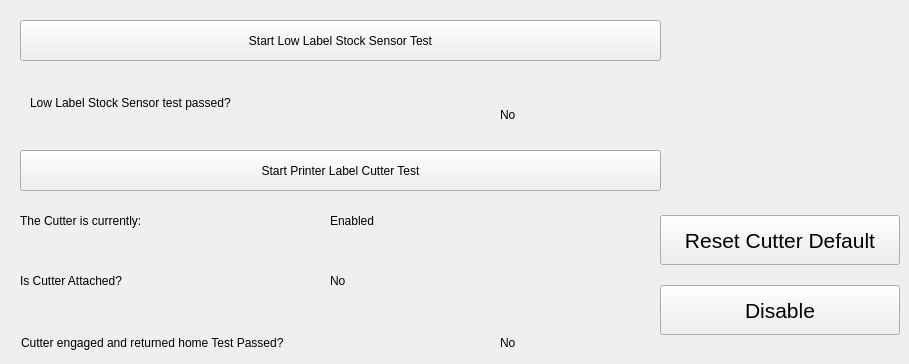
       <widget class="QWidget" name="cutterTab">
        <attribute name="title">
         <string>Cutter</string>
        </attribute>
        <widget class="QLabel" name="lblIsCutterAttached">
         <property name="geometry">
          <rect>
           <x>20</x>
           <y>250</y>
           <width>301</width>
           <height>61</height>
          </rect>
         </property>
         <property name="sizePolicy">
          <sizepolicy hsizetype="Fixed" vsizetype="Fixed">
           <horstretch>0</horstretch>
           <verstretch>0</verstretch>
          </sizepolicy>
         </property>
         <property name="text">
          <string>Is Cutter Attached?</string>
         </property>
        </widget>
        <widget class="QLabel" name="lblCutterStatus">
         <property name="geometry">
          <rect>
           <x>20</x>
           <y>190</y>
           <width>301</width>
           <height>61</height>
          </rect>
         </property>
         <property name="sizePolicy">
          <sizepolicy hsizetype="Fixed" vsizetype="Fixed">
           <horstretch>0</horstretch>
           <verstretch>0</verstretch>
          </sizepolicy>
         </property>
         <property name="text">
          <string>The Cutter is currently: </string>
         </property>
        </widget>
        <widget class="QLabel" name="lblIsCutterAttachedResult">
         <property name="geometry">
          <rect>
           <x>330</x>
           <y>250</y>
           <width>151</width>
           <height>61</height>
          </rect>
         </property>
         <property name="sizePolicy">
          <sizepolicy hsizetype="Fixed" vsizetype="Fixed">
           <horstretch>0</horstretch>
           <verstretch>0</verstretch>
          </sizepolicy>
         </property>
         <property name="text">
          <string>No</string>
         </property>
        </widget>
        <widget class="QLabel" name="lblCutterStatusResult">
         <property name="geometry">
          <rect>
           <x>330</x>
           <y>190</y>
           <width>151</width>
           <height>61</height>
          </rect>
         </property>
         <property name="sizePolicy">
          <sizepolicy hsizetype="Fixed" vsizetype="Fixed">
           <horstretch>0</horstretch>
           <verstretch>0</verstretch>
          </sizepolicy>
         </property>
         <property name="text">
          <string>Enabled</string>
         </property>
        </widget>
        <widget class="QPushButton" name="butEnableCutter">
         <property name="geometry">
          <rect>
           <x>660</x>
           <y>285</y>
           <width>240</width>
           <height>50</height>
          </rect>
         </property>
         <property name="sizePolicy">
          <sizepolicy hsizetype="Fixed" vsizetype="Fixed">
           <horstretch>0</horstretch>
           <verstretch>0</verstretch>
          </sizepolicy>
         </property>
         <property name="minimumSize">
          <size>
           <width>240</width>
           <height>50</height>
          </size>
         </property>
         <property name="maximumSize">
          <size>
           <width>430</width>
           <height>60</height>
          </size>
         </property>
         <property name="font">
          <font>
           <pointsize>16</pointsize>
           <weight>50</weight>
           <bold>false</bold>
          </font>
         </property>
         <property name="text">
          <string>Disable</string>
         </property>
        </widget>
        <widget class="QPushButton" name="startPrinterLabelCutterTestButton">
         <property name="geometry">
          <rect>
           <x>20</x>
           <y>150</y>
           <width>641</width>
           <height>41</height>
          </rect>
         </property>
         <property name="text">
          <string>Start Printer Label Cutter Test</string>
         </property>
        </widget>
        <widget class="QPushButton" name="butResetCutterDefault">
         <property name="geometry">
          <rect>
           <x>660</x>
           <y>215</y>
           <width>240</width>
           <height>50</height>
          </rect>
         </property>
         <property name="sizePolicy">
          <sizepolicy hsizetype="Fixed" vsizetype="Fixed">
           <horstretch>0</horstretch>
           <verstretch>0</verstretch>
          </sizepolicy>
         </property>
         <property name="minimumSize">
          <size>
           <width>240</width>
           <height>50</height>
          </size>
         </property>
         <property name="maximumSize">
          <size>
           <width>430</width>
           <height>60</height>
          </size>
         </property>
         <property name="font">
          <font>
           <pointsize>16</pointsize>
           <weight>50</weight>
           <bold>false</bold>
          </font>
         </property>
         <property name="text">
          <string>Reset Cutter Default</string>
         </property>
        </widget>
        <widget class="QPushButton" name="startLowStockSensorTestButton">
         <property name="geometry">
          <rect>
           <x>20</x>
           <y>20</y>
           <width>641</width>
           <height>41</height>
          </rect>
         </property>
         <property name="text">
          <string>Start Low Label Stock Sensor Test</string>
         </property>
        </widget>
        <widget class="QLabel" name="lblStockSensorTest">
         <property name="geometry">
          <rect>
           <x>30</x>
           <y>90</y>
           <width>462</width>
           <height>25</height>
          </rect>
         </property>
         <property name="text">
          <string>Low Label Stock Sensor test passed?</string>
         </property>
        </widget>
        <widget class="QLabel" name="labelStockSensorTestResult">
         <property name="geometry">
          <rect>
           <x>500</x>
           <y>90</y>
           <width>400</width>
           <height>50</height>
          </rect>
         </property>
         <property name="text">
          <string>No</string>
         </property>
         <property name="alignment">
          <set>Qt::AlignLeading|Qt::AlignLeft|Qt::AlignVCenter</set>
         </property>
        </widget>
        <widget class="QLabel" name="lblLabelCutterTestAnswer">
         <property name="geometry">
          <rect>
           <x>500</x>
           <y>330</y>
           <width>100</width>
           <height>25</height>
          </rect>
         </property>
         <property name="text">
          <string>No</string>
         </property>
         <property name="alignment">
          <set>Qt::AlignLeading|Qt::AlignLeft|Qt::AlignVCenter</set>
         </property>
        </widget>
        <widget class="QLabel" name="label_39">
         <property name="geometry">
          <rect>
           <x>21</x>
           <y>330</y>
           <width>462</width>
           <height>25</height>
          </rect>
         </property>
         <property name="sizePolicy">
          <sizepolicy hsizetype="Fixed" vsizetype="Fixed">
           <horstretch>0</horstretch>
           <verstretch>0</verstretch>
          </sizepolicy>
         </property>
         <property name="text">
          <string>Cutter engaged and returned home Test Passed?</string>
         </property>
        </widget>
       </widget>
